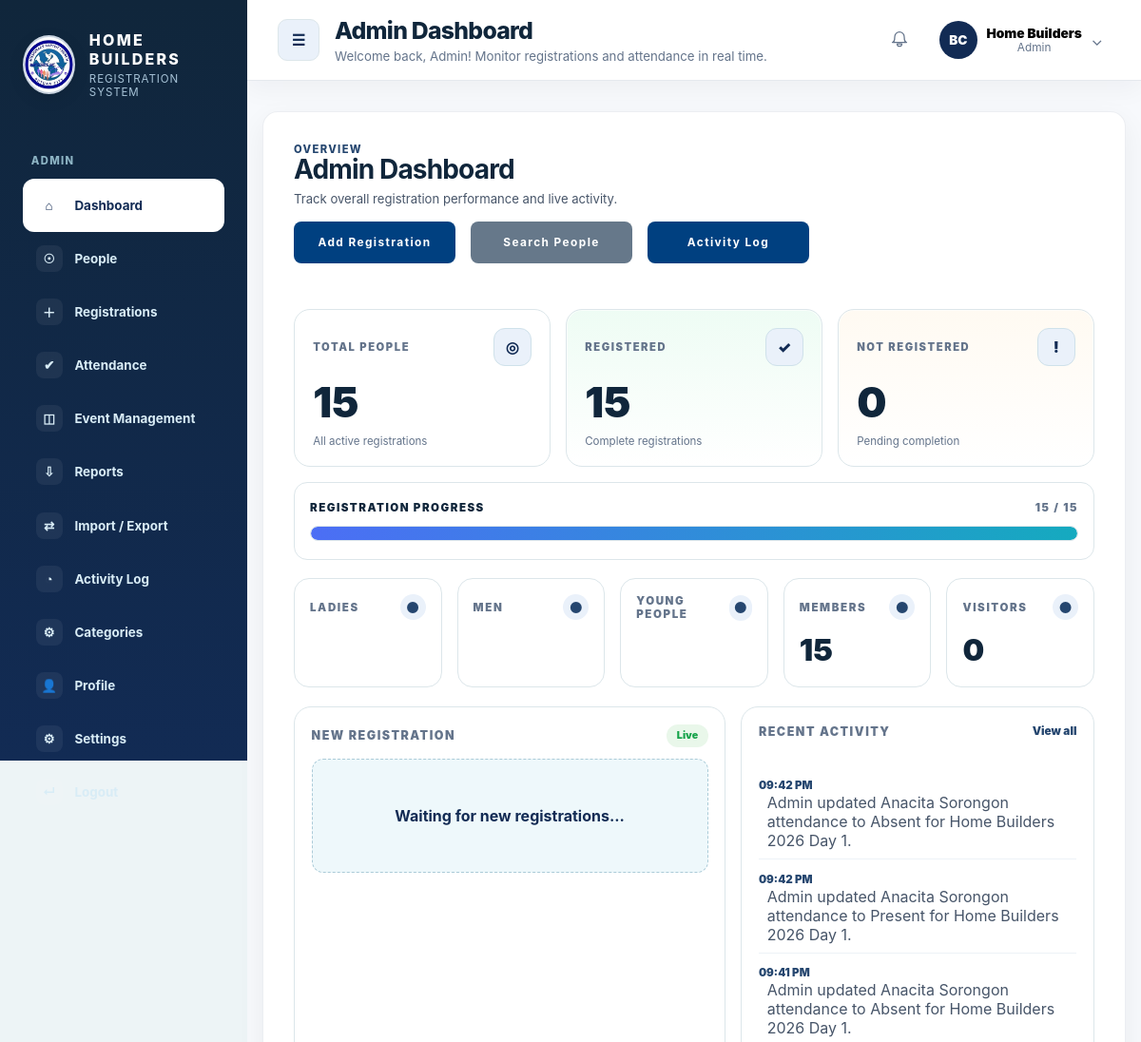
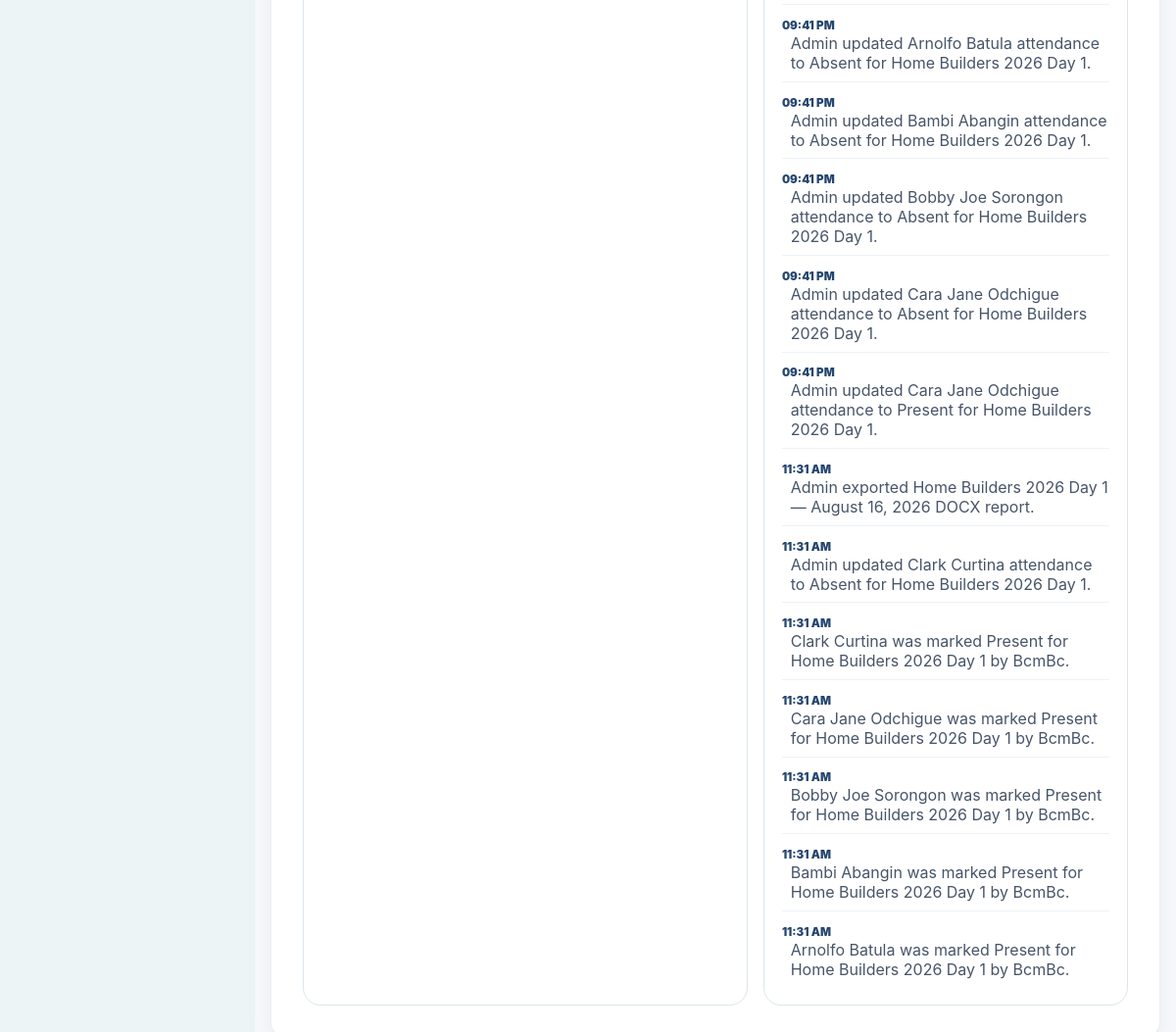
The page /admin/ (signed in) on the database its author committed (2 pictures, top to bottom).
### app/models/user.py (models this page shows, shortened)
class User(UserMixin, db.Model):
    id = db.Column(db.Integer, primary_key=True)
    username = db.Column(db.String(128), unique=True, nullable=False)
    password_hash = db.Column(db.String(256), nullable=False)
    role = db.Column(db.String(32), nullable=False)
    created_at = db.Column(db.DateTime, default=now_ph)
    activity_logs = db.relationship('ActivityLog', back_populates='user', lazy='dynamic')
    settings = db.relationship('UserSettings', back_populates='user', uselist=False)

### app/models/activity_log.py (models this page shows, shortened)
class ActivityLog(db.Model):
    id = db.Column(db.Integer, primary_key=True)
    user_id = db.Column(db.Integer, db.ForeignKey('user.id'), nullable=False)
    person_id = db.Column(db.Integer, db.ForeignKey('person.id'))
    action = db.Column(db.String(256), nullable=False)
    description = db.Column(db.Text)
    created_at = db.Column(db.DateTime, default=now_ph)
    user = db.relationship('User', back_populates='activity_logs')
    person = db.relationship('Person', back_populates='activity_logs')

### app/routes/admin.py (the view)
@admin_bp.route('/')
@login_required
@admin_required
def dashboard():
    metrics = build_admin_metrics()
    activities = ActivityLog.query.order_by(ActivityLog.created_at.desc()).limit(15).all()
    return render_template('admin/dashboard.html', activities=activities, **metrics)

### app/routes/auth.py (called while the page is built)
@login_manager.user_loader
def load_user(user_id):
    return User.query.get(int(user_id))

### app/utils/time.py (called while the page is built)
def now_ph():
    return datetime.now(PH_TZ)

### app/templates/admin/dashboard.html (shortened to what this page needs)
{% extends 'base.html' %}
{% block content %}
<div class="dashboard-card admin-dashboard" id="admin-dashboard">
  <div class="dashboard-header dashboard-header-row">
    <div>
      <div class="eyebrow">Overview</div>
      <h2>Admin Dashboard</h2>
      <p class="dashboard-copy">Track overall registration performance and live activity.</p>
    </div>
    <div class="dashboard-actions-row">
      <a class="button button-primary" href="{{ url_for('people.add_person') }}">Add Registration</a>
      <a class="button button-secondary" href="{{ url_for('people.list_people') }}">Search People</a>
      <a class="button button-ghost" href="{{ url_for('admin.activity') }}">Activity Log</a>
    </div>
  </div>
  <section class="kpi-grid">
    <article class="kpi-card">
      <div class="kpi-card-header">
        <span class="kpi-card-title">Total People</span>
        <span class="kpi-icon">◎</span>
      </div>
      <div class="kpi-card-value" id="metric-total">{{ total_people }}</div>
      <div class="kpi-card-foot">All active registrations</div>
    </article>
    <article class="kpi-card kpi-card-success">
      <div class="kpi-card-header">
        <span class="kpi-card-title">Registered</span>
        <span class="kpi-icon">✓</span>
      </div>
      <div class="kpi-card-value" id="metric-registered">{{ registered }}</div>
      <div class="kpi-card-foot">Complete registrations</div>
    </article>
    <article class="kpi-card kpi-card-warning">
      <div class="kpi-card-header">
        <span class="kpi-card-title">Not Registered</span>
        <span class="kpi-icon">!</span>
      </div>
      <div class="kpi-card-value" id="metric-not-registered">{{ not_registered }}</div>
      <div class="kpi-card-foot">Pending completion</div>
    </article>
  </section>
  <section class="progress-panel">
    <div class="progress-header">
      <span>Registration progress</span>
      <span id="progress-count">{{ registered }} / {{ total_people }}</span>
    </div>
    <div class="progress-track">
      <div id="progress-fill" class="progress-fill" style="width: {{ progress_pct }}%;"></div>
    </div>
  </section>
  <section class="category-panel">
    <article class="category-card">
      <div class="category-head">
        <span class="category-label">Ladies</span>
        <span class="category-icon">●</span>
      </div>
    </article>
    <article class="category-card">
      <div class="category-head">
        <span class="category-label">Men</span>
        <span class="category-icon">●</span>
      </div>
    </article>
    <article class="category-card">
      <div class="category-head">
        <span class="category-label">Young People</span>
        <span class="category-icon">●</span>
      </div>
    </article>
    <article class="category-card">
      <div class="category-head">
        <span class="category-label">Members</span>
        <span class="category-icon">●</span>
      </div>
      <div class="category-number" id="metric-members">{{ members }}</div>
    </article>
    <article class="category-card">
      <div class="category-head">
        <span class="category-label">Visitors</span>
        <span class="category-icon">●</span>
      </div>
      <div class="category-number" id="metric-visitors">{{ visitors }}</div>
    </article>
  </section>
  <section class="dashboard-two-col">
    <article class="panel">
      <div class="panel-heading">
        <span class="panel-title">New Registration</span>
        <span class="panel-chip">Live</span>
      </div>
      <div class="live-highlight" id="live-registration">
        <span>Waiting for new registrations...</span>
      </div>
    </article>
    <article class="panel">
      <div class="panel-heading">
        <span class="panel-title">Recent Activity</span>
        <a class="panel-link" href="{{ url_for('admin.activity') }}">View all</a>
      </div>
      <ul class="activity-list compact" id="activity-list">
        {% for activity in activities %}
        <li>
          <span class="activity-time">{{ activity.created_at.strftime('%I:%M %p') }}</span>
          <span class="activity-description">{{ activity.description }}</span>
        </li>
        {% else %}
        <li class="muted">No activity yet.</li>
        {% endfor %}
      </ul>
    </article>
  </section>
</div>
{% endblock %}

### app/templates/base.html (shortened to what this page needs)
<!doctype html>
<html lang="en">
  <head>
    <link rel="stylesheet" href="/static/css/style.css">
  </head>
  <body class="{% block body_class %}{% endblock %}">
    <div class="app-shell">
      {% if current_user.is_authenticated %}
      <aside class="app-sidebar">
        <div class="sidebar-brand">
          <span class="brand-icon brand-icon-logo">
            <img src="{{ url_for('static', filename='img/BCMBC.jpg') }}" alt="Butuan City Missionary Baptist Church logo" class="brand-logo-img">
          </span>
          <div>
            <div class="brand-title">HOME BUILDERS</div>
            <div class="brand-subtitle">Registration System</div>
          </div>
        </div>
        <nav class="sidebar-nav">
          {% if current_user.role == 'ADMIN' %}
          <div class="nav-label">ADMIN</div>
          <a class="nav-link{% if request.endpoint == 'admin.dashboard' %} active{% endif %}" href="{{ url_for('admin.dashboard') }}">
            <span class="nav-icon">⌂</span>
            <span>Dashboard</span>
          </a>
          <a class="nav-link{% if request.endpoint == 'people.list_people' %} active{% endif %}" href="{{ url_for('people.list_people') }}">
            <span class="nav-icon">☉</span>
            <span>People</span>
          </a>
          <a class="nav-link{% if request.endpoint == 'people.add_person' %} active{% endif %}" href="{{ url_for('people.add_person') }}">
            <span class="nav-icon">＋</span>
            <span>Registrations</span>
          </a>
          <a class="nav-link{% if request.endpoint == 'admin.attendance' %} active{% endif %}" href="{{ url_for('admin.attendance') }}">
            <span class="nav-icon">✔</span>
            <span>Attendance</span>
          </a>
          <a class="nav-link{% if request.endpoint == 'admin.events' %} active{% endif %}" href="{{ url_for('admin.events') }}">
            <span class="nav-icon">◫</span>
            <span>Event Management</span>
          </a>
          <a class="nav-link{% if request.endpoint == 'admin.export_page' %} active{% endif %}" href="{{ url_for('admin.export_page') }}">
            <span class="nav-icon">⇩</span>
            <span>Reports</span>
          </a>
          <a class="nav-link{% if request.endpoint == 'admin.import_page' %} active{% endif %}" href="{{ url_for('admin.import_page') }}">
            <span class="nav-icon">⇄</span>
            <span>Import / Export</span>
          </a>
          <a class="nav-link{% if request.endpoint == 'admin.activity' %} active{% endif %}" href="{{ url_for('admin.activity') }}">
            <span class="nav-icon">◔</span>
            <span>Activity Log</span>
          </a>
          <a class="nav-link{% if request.endpoint == 'admin.categories' %} active{% endif %}" href="{{ url_for('admin.categories') }}">
            <span class="nav-icon">⚙</span>
            <span>Categories</span>
          </a>
          <a class="nav-link" href="{{ url_for('profile.view_profile') }}">
            <span class="nav-icon">👤</span>
            <span>Profile</span>
          </a>
          <a class="nav-link" href="{{ url_for('profile.settings') }}">
            <span class="nav-icon">⚙</span>
            <span>Settings</span>
          </a>
          <a class="nav-link logout-link" href="{{ url_for('auth.logout') }}">
            <span class="nav-icon">↵</span>
            <span>Logout</span>
          </a>
          {% endif %}
        </nav>
      </aside>
      {% endif %}
      <div class="main-content">
      {% if current_user.is_authenticated %}
      <header class="topbar">
        <div class="topbar-row">
          <div class="topbar-left">
            <button class="icon-button" aria-label="Toggle sidebar">☰</button>
            <div>
              <div class="page-title">
                {% if current_user.role == 'ADMIN' %}
                Admin Dashboard
                {% elif current_user.role == 'ATTENDANCE' %}
                Attendance Dashboard
                {% else %}
                Secretary Dashboard
                {% endif %}
              </div>
              <div class="page-subtitle">
                {% if current_user.role == 'ADMIN' %}
                Welcome back, Admin! Monitor registrations and attendance in real time.
                {% elif current_user.role == 'ATTENDANCE' %}
                Track the attendance list and mark registered people present.
                {% else %}
                Welcome back! Manage registrations and people.
                {% endif %}
              </div>
            </div>
          </div>
          <div class="profile-area">
            <div class="notif-wrap">
              <button id="notification-button" class="icon-button icon-button-plain" aria-haspopup="true" aria-expanded="false" aria-label="Notifications">
              </button>
            </div>
            <button class="profile-button" aria-haspopup="true" aria-expanded="false">
              <span class="avatar">{{ current_user.username[:2].upper() }}</span>
              <div class="profile-copy">
                <div class="profile-name">{% if current_user.role == 'ADMIN' %}Home Builders{% else %}{{ current_user.username }}{% endif %}</div>
                <div class="profile-role">{% if current_user.role == 'ADMIN' %}Admin{% else %}Secretary{% endif %}</div>
              </div>
              <span class="profile-caret">⌄</span>
            </button>
          </div>
        </div>
      </header>
      {% endif %}
        <main class="page-content">
          {% block content %}{% endblock %}
        </main>
      </div>
    </div>
  </body>
</html>

### rows shown on the page
User: username "BC"
ActivityLog: created_at "09:42 PM", description "Admin updated Anacita Sorongon attendance to Absent for Home Builders 2026 Day 1."
ActivityLog: created_at "09:42 PM", description "Admin updated Anacita Sorongon attendance to Present for Home Builders 2026 Day 1."
ActivityLog: created_at "09:41 PM", description "Admin updated Anacita Sorongon attendance to Absent for Home Builders 2026 Day 1."
ActivityLog: created_at "09:41 PM", description "Admin updated Arnolfo Batula attendance to Absent for Home Builders 2026 Day 1."
ActivityLog: created_at "09:41 PM", description "Admin updated Bambi Abangin attendance to Absent for Home Builders 2026 Day 1."
ActivityLog: created_at "09:41 PM", description "Admin updated Bobby Joe Sorongon attendance to Absent for Home Builders 2026 Day 1."
ActivityLog: created_at "09:41 PM", description "Admin updated Cara Jane Odchigue attendance to Absent for Home Builders 2026 Day 1."
ActivityLog: created_at "09:41 PM", description "Admin updated Cara Jane Odchigue attendance to Present for Home Builders 2026 Day 1."
ActivityLog: created_at "11:31 AM", description "Admin exported Home Builders 2026 Day 1 — August 16, 2026 DOCX report."
ActivityLog: created_at "11:31 AM", description "Admin updated Clark Curtina attendance to Absent for Home Builders 2026 Day 1."
ActivityLog: created_at "11:31 AM", description "Clark Curtina was marked Present for Home Builders 2026 Day 1 by BcmBc."
ActivityLog: created_at "11:31 AM", description "Cara Jane Odchigue was marked Present for Home Builders 2026 Day 1 by BcmBc."
ActivityLog: created_at "11:31 AM", description "Bobby Joe Sorongon was marked Present for Home Builders 2026 Day 1 by BcmBc."
ActivityLog: created_at "11:31 AM", description "Bambi Abangin was marked Present for Home Builders 2026 Day 1 by BcmBc."
ActivityLog: created_at "11:31 AM", description "Arnolfo Batula was marked Present for Home Builders 2026 Day 1 by BcmBc."

### other values the page prints
{{ total_people }} "15"
{{ registered }} "15"
{{ not_registered }} "0"
{{ members }} "15"
{{ visitors }} "0"
